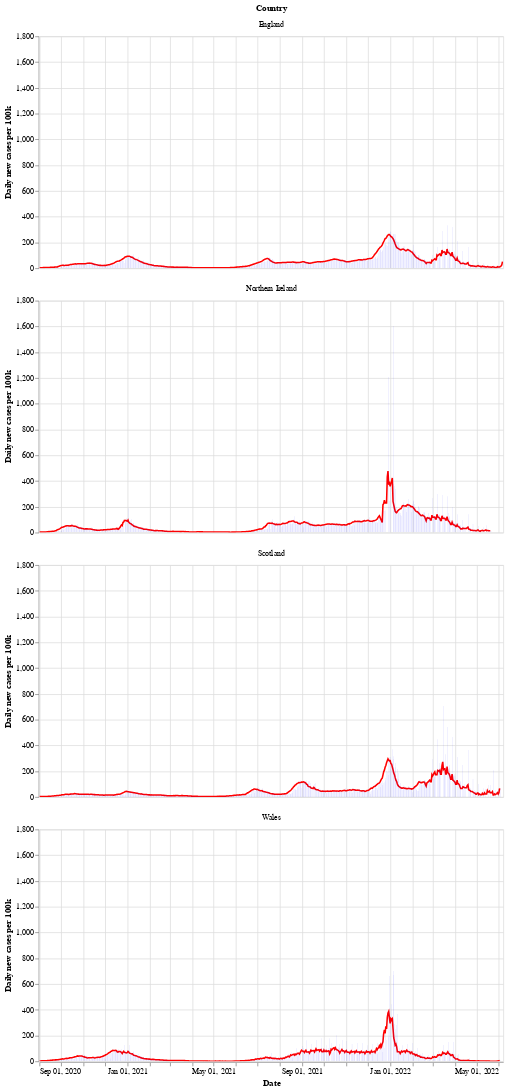

Notebook code cell kept with this figure:
### Markdown cell above
Next is a bar chart of the number of new cases in each country (per 100k population), with the 7 day moving average of cases. Again we see that Wales saw a longer period of raising and falling cases compared to the other countries.

After a period of cases falling, each nation is now seeing a rise in the number of cases - especially in Wales.

### Code cell
# collapse
bars = alt.Chart(uk_cases).mark_bar().encode(
    x=alt.X("yearmonthdate(date):T", axis=alt.Axis(title='Date')),
    y=alt.Y("newCasesRate:Q", axis=alt.Axis(title='Daily new cases per 100k')),
    tooltip='newCasesRate',
    color=alt.condition(
        alt.datum.dailyChange > 0,
        alt.value("orange"),  # The positive color
        alt.value("blue")  # The negative color
    )
).properties(title='New cases per 100k population with rolling 7 day average', width=600).interactive()
line = alt.Chart(uk_cases).mark_line(
    color='red',
    size=2,
).transform_window(
    rolling_mean='mean(newCasesRate)',
    frame=[0, 7],
    groupby=['areaName']
).encode(
    x='yearmonthdate(date):T',
    y='rolling_mean:Q'
)
alt.layer(line, bars, data=uk_cases).facet(alt.Row('areaName', title='Country'), columns=1)

### Figure 1 — Vega-Lite specification as saved in the notebook (floating-point values rounded to 4 significant figures; data arrays with more than 128 entries replaced by an {"elided": "..."} marker saying what was removed)
{"config": {"view": {"continuousWidth": 400, "continuousHeight": 300}}, "data": {"name": "data-fa02874330da65d1765a89820169db96"}, "facet": {"type": "nominal", "field": "areaName", "title": "Country"}, "spec": {"layer": [{"mark": {"type": "line", "color": "red", "size": 2}, "encoding": {"x": {"type": "temporal", "field": "date", "timeUnit": "yearmonthdate"}, "y": {"type": "quantitative", "field": "rolling_mean"}}, "transform": [{"window": [{"op": "mean", "field": "newCasesRate", "as": "rolling_mean"}], "frame": [0, 7], "groupby": ["areaName"]}]}, {"mark": "bar", "encoding": {"color": {"condition": {"value": "orange", "test": "(datum.dailyChange > 0)"}, "value": "blue"}, "tooltip": {"type": "quantitative", "field": "newCasesRate"}, "x": {"type": "temporal", "axis": {"title": "Date"}, "field": "date", "timeUnit": "yearmonthdate"}, "y": {"type": "quantitative", "axis": {"title": "Daily new cases per 100k"}, "field": "newCasesRate"}}, "selection": {"selector002": {"type": "interval", "bind": "scales", "encodings": ["x", "y"]}}, "title": "New cases per 100k population with rolling 7 day average", "width": 600}]}, "columns": 1, "$schema": "https://vega.github.io/schema/vega-lite/v4.8.1.json", "datasets": {"data-fa02874330da65d1765a89820169db96": {"elided": "2551 records"}}}
